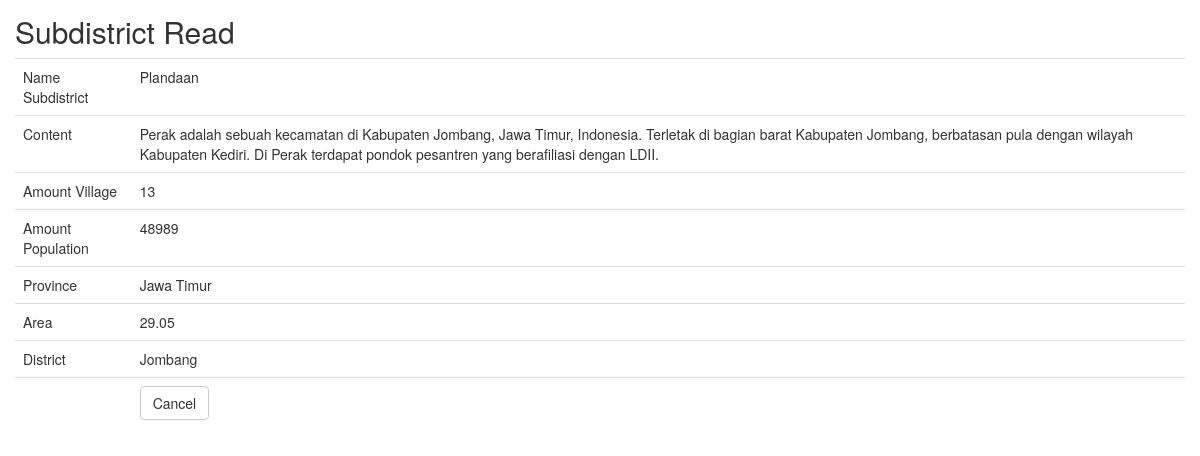
Screenshot of /subdistrict/read/21.html with the database file from the repository.
### tables this page shows
CREATE TABLE `subdistrict` (
  `id_subdistrict` int(50) NOT NULL AUTO_INCREMENT,
  `name_subdistrict` text NOT NULL,
  `content` varchar(255) DEFAULT NULL,
  `amount_village` float(10,0) DEFAULT NULL,
  `amount_population` float(10,0) DEFAULT NULL,
  `province` varchar(50) DEFAULT NULL,
  `area` double(10,2) DEFAULT NULL,
  `district` varchar(50) DEFAULT NULL,
  PRIMARY KEY (`id_subdistrict`)
);

### application/controllers/Subdistrict.php (called while the page is built, shortened)
<?php
class Subdistrict extends CI_Controller
{
    function __construct()
    {
        $this->load->model('Subdistrict_model');
        $this->load->library('form_validation');
    }
    public function read($id)
    {
        $row = $this->Subdistrict_model->get_by_id($id);
        if ($row) {
            $data = array(
		'id_subdistrict' => $row->id_subdistrict,
		'name_subdistrict' => $row->name_subdistrict,
		'content' => $row->content,
		'amount_village' => $row->amount_village,
		'amount_population' => $row->amount_population,
		'province' => $row->province,
		'area' => $row->area,
		'district' => $row->district,
	    );
            $this->load->view('subdistrict/subdistrict_read', $data);
        } else {
            $this->session->set_flashdata('message', 'Record Not Found');
            redirect(site_url('subdistrict'));
        }
    }
}

### index.php (called while the page is built, shortened)
<?php
require_once BASEPATH.'core/CodeIgniter.php';

### application/models/Subdistrict_model.php (called while the page is built, shortened)
<?php
class Subdistrict_model extends CI_Model
{
    public $table = 'subdistrict';
    public $id = 'id_subdistrict';
    function get_by_id($id)
    {
        $this->db->where($this->id, $id);
        return $this->db->get($this->table)->row();
    }
}

### application/views/subdistrict/subdistrict_read.php (the view, shortened to what this page needs)
<!doctype html>
<html>
    <head>
        <link rel="stylesheet" href="<?php echo base_url('assets-crud/bootstrap/css/bootstrap.min.css') ?>"/>
    </head>
    <body>
        <h2 style="margin-top:0px">Subdistrict Read</h2>
        <table class="table">
	    <tr><td>Name Subdistrict</td><td><?php echo $name_subdistrict; ?></td></tr>
	    <tr><td>Content</td><td><?php echo $content; ?></td></tr>
	    <tr><td>Amount Village</td><td><?php echo $amount_village; ?></td></tr>
	    <tr><td>Amount Population</td><td><?php echo $amount_population; ?></td></tr>
	    <tr><td>Province</td><td><?php echo $province; ?></td></tr>
	    <tr><td>Area</td><td><?php echo $area; ?></td></tr>
	    <tr><td>District</td><td><?php echo $district; ?></td></tr>
	    <tr><td></td><td><a href="<?php echo site_url('subdistrict') ?>" class="btn btn-default">Cancel</a></td></tr>
	</table>
        </body>
</html>

### application/views/subdistrict/subdistrict_read.php (style rules this page uses)
body { padding: 15px; }

### rows the page displays
subdistrict: name_subdistrict "Plandaan", content "Perak adalah sebuah kecamatan di Kabupaten Jombang, Jawa Timur, Indonesia. Terletak di bagian barat Kabupaten Jombang, berbatasan pula dengan wilayah Kabupaten Kediri. Di Perak terdapat pondok pesantren yang berafiliasi dengan LDII.", amount_village "13", amount_population "48989", province "Jawa Timur", area "29.05", district "Jombang"
